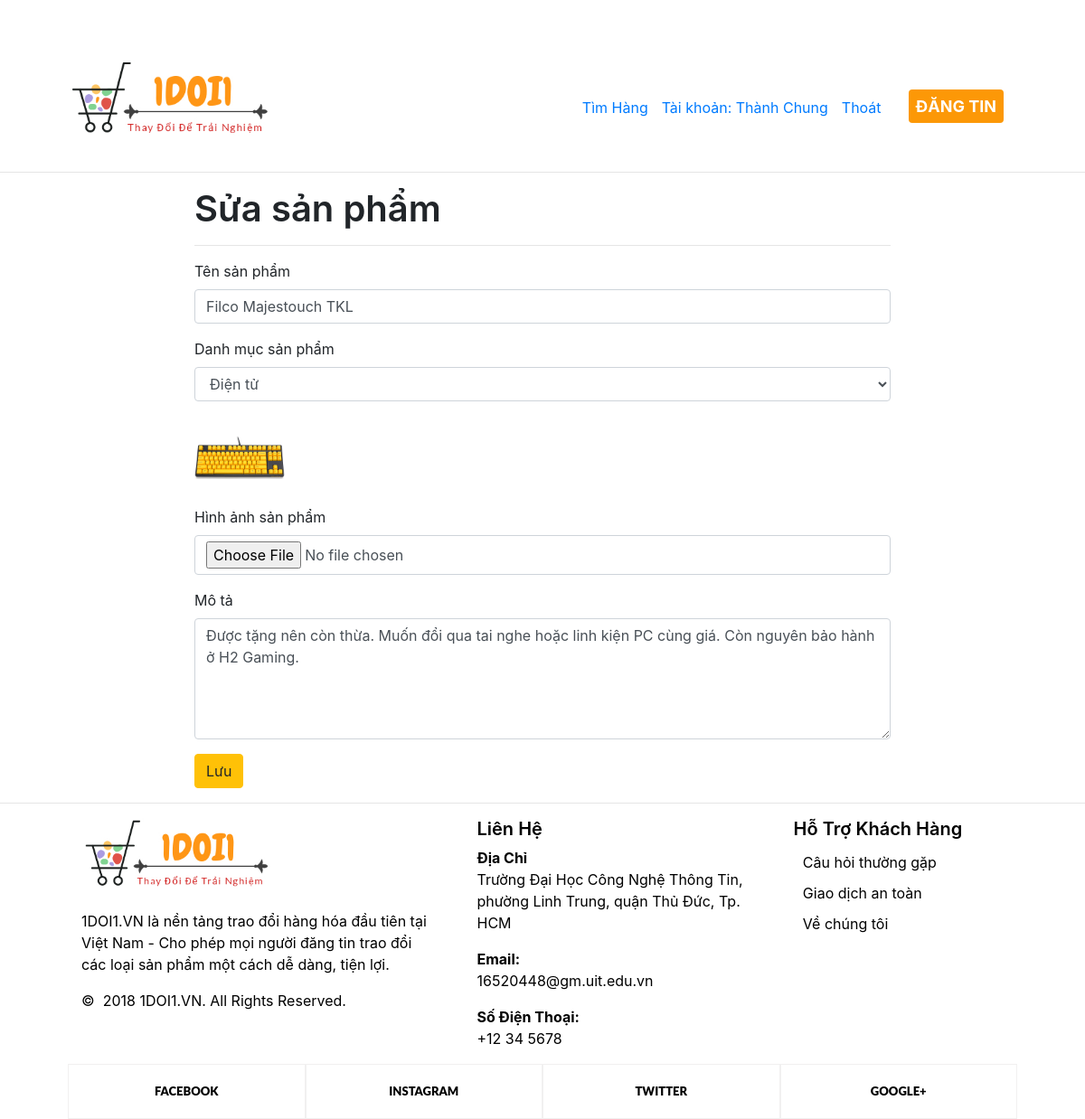
The app's page /traodoi.vn/sua-offer.php?id=34 (signed in) with its own data.
### tables this page shows
CREATE TABLE IF NOT EXISTS `product` (
  `id` int(11) NOT NULL AUTO_INCREMENT,
  `name` varchar(150) DEFAULT NULL,
  `thumbnail` varchar(250) DEFAULT NULL,
  `category_id` int(11) DEFAULT NULL,
  `description` text,
  `featured` tinyint(4) DEFAULT '0',
  `created_at` timestamp NULL DEFAULT CURRENT_TIMESTAMP,
  `updated_at` timestamp NULL DEFAULT CURRENT_TIMESTAMP ON UPDATE CURRENT_TIMESTAMP,
  PRIMARY KEY (`id`)
);

CREATE TABLE IF NOT EXISTS `category` (
  `id` int(11) NOT NULL AUTO_INCREMENT,
  `name` varchar(50) DEFAULT NULL,
  `slug` varchar(50) DEFAULT NULL,
  `icon` varchar(250) DEFAULT NULL,
  `home` tinyint(4) DEFAULT '0',
  `status` tinyint(4) DEFAULT '1',
  `created_at` timestamp NOT NULL DEFAULT CURRENT_TIMESTAMP,
  `updated_at` timestamp NOT NULL DEFAULT CURRENT_TIMESTAMP ON UPDATE CURRENT_TIMESTAMP,
  PRIMARY KEY (`id`)
);

### traodoi.vn/libraries/database.php (called while the page is built, shortened)
<?php
    class Database
    {
        public $link;
        public function __construct()
        {
            $this->link = mysqli_connect("localhost","root","","traodoivn") or die ();
            mysqli_set_charset($this->link,"utf8");
        }
        public function fetchID($table , $id )
        {
            $sql = "SELECT * FROM {$table} WHERE id = $id ";
            $result = mysqli_query($this->link,$sql) or die("Lỗi  truy vấn fetchID " .mysqli_error($this->link));
            return mysqli_fetch_assoc($result);
        }
         public function fetchAll($table)
        {
            $sql = "SELECT * FROM {$table} WHERE 1" ;
            $result = mysqli_query($this->link,$sql) or die("Lỗi Truy Vấn fetchAll " .mysqli_error($this->link));
            $data = [];
            if( $result)
            {
                while ($num = mysqli_fetch_assoc($result))
                {
                    $data[] = $num;
                }
            }
            return $data;
        }
    }
?>

### traodoi.vn/autoload/autoload.php (called while the page is built, shortened)
<?php
	require_once __DIR__. "/../libraries/database.php";
    require_once __DIR__. "/../libraries/function.php";
    $db = new database;
 ?>

### traodoi.vn/libraries/function.php (called while the page is built, shortened)
<?php
    function  getInput($string)
    {
        return isset($_GET[$string]) ? $_GET[$string] : '';
    }
    function base_url()
    {
        return $url  = "/traodoivn/";
    }
    function uploads()
    {
        return base_url() . "public/uploads/";
    }
 ?>

### traodoi.vn/sua-offer.php (the view, shortened to what this page needs)
<?php
    require_once __DIR__. "/autoload/autoload.php";
 ?>
<?php
    require_once __DIR__. "/autoload/autoload.php";
    $id = intval(getInput('id'));
    $EditProduct = $db->fetchID("product",$id);
    $category = $db->fetchAll("category");
    $product = $db->fetchAll("product");
 ?>
<?php require_once __DIR__. "/layouts/header.php"; ?>
                     <div id="content-wrapper">
                        <div class="container-fluid col-md-8">
                            <h1>Sửa sản phẩm</h1>
                            <hr>
                            <form action="" method="POST" enctype="multipart/form-data">
                                <div class="form-group">
                                    <label for="exampleInputEmail1">Tên sản phẩm</label>
                                    <input type="text" class="form-control" id="InputName" placeholder="Tên sản phẩm" name="name" value="<?php echo $EditProduct['name'] ?>">
                                </div>
                                <div class="form-group">
                                    <label for="exampleInputEmail1">Danh mục sản phẩm</label>
                                    <select class="form-control" name="category_id">
                                        <?php foreach ($category as $item): ?>
                                            <option value="<?php echo $item['id'] ?>"
                                                <?php echo $EditProduct['category_id'] == $item['id']
                                                ? 'selected = "selected"' : '' ?>><?php echo $item['name'] ?>
                                            </option>
                                        <?php endforeach ?>
                                    </select>
                                </div>
                                <div>
                                    <img src="<?php echo uploads() ?>product/<?php echo $EditProduct['thumbnail'] ?>" witdh="100px" height="100px">
                                </div>
                                 <div class="form-group">
                                    <label for="exampleInputEmail1">Hình ảnh sản phẩm</label>
                                    <input type="file" class="form-control" id="InputThumbnail" placeholder="Hình ảnh" name="thumbnail">
                                </div>
                                <div class="form-group">
                                    <label for="exampleInputEmail1">Mô tả</label>
                                    <textarea class="form-control" name="description" rows="5"><?php echo $EditProduct['description'] ?></textarea>
                                </div>
                                <button type="submit" class="btn btn-warning">Lưu</button>
                            </form>
                        </div>
<?php require_once __DIR__. "/layouts/footer.php"; ?>

### traodoi.vn/public/frontend/css/homepage1.css (style rules this page uses)
.h1, .h2, .h3, .h4, .h5, .h6, h1, h2, h3, h4, h5, h6 { font-weight: 600; }
img { vertical-align: middle; }
img { border: 0; }

### traodoi.vn/public/frontend/css/modern-business.css (style rules this page uses)
body { padding-top: 54px; }
@media (min-width: 992px) { body { padding-top: 56px; } }
.h1, .h2, .h3, .h4, .h5, .h6, h1, h2, h3, h4, h5, h6 { font-weight: 600; }

### traodoi.vn/public/frontend/css/portfolio-item.css (style rules this page uses)
body { padding-top: 54px; }
@media (min-width: 992px) { body { padding-top: 56px; } }

### records on screen
product: name "Filco Majestouch TKL", category_id "Điện tử", thumbnail (picture), description "Được tặng nên còn thừa. Muốn đổi qua tai nghe hoặc linh kiện PC cùng giá. Còn nguyên bảo hành ở H2 Gaming."

### other values on screen
$_SESSION['name_user'] "Thành Chung"
